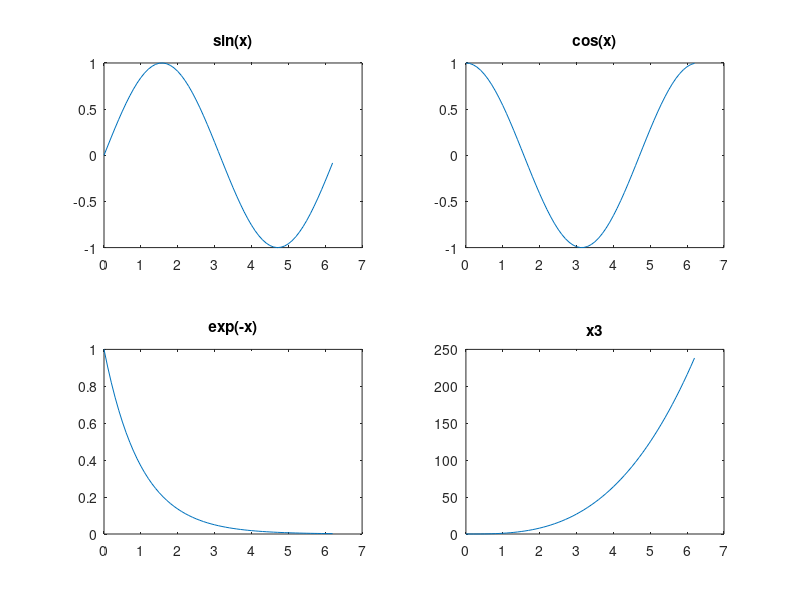

Recreate this plot in MATLAB.
clear all
close all
% subplot (nrows,ncols,plot_number)
x=0:.1:2*pi; % x vector from 0 to 2*pi, dx = 0.1
subplot(2,2,1); % plot sine function
plot(x,sin(x));
title('sin(x)')
subplot(2,2,2); % plot cosine function
plot(x,cos(x));
title('cos(x)')
subplot(2,2,3) % plot negative exponential function
plot(x,exp(-x));
title('exp(-x)')
subplot(2,2,4); % plot x^3
plot(x, x.^3);
title('x3')

